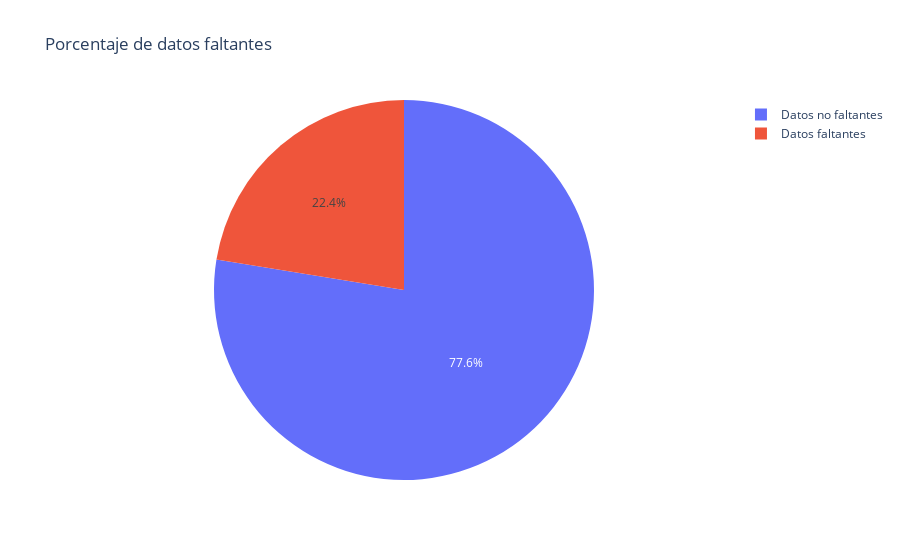

Notebook cell for this chart:
### Code cell
total_faltantes = len(data) - len(data.dropna())
print("Total de datos faltantes:", total_faltantes)
porcentaje_faltantes = total_faltantes/len(data)*100
print("Porcentaje de datos faltantes:", porcentaje_faltantes, "%")

x = [porcentaje_faltantes, 100-porcentaje_faltantes]
fig = px.pie(values=x, names=["Datos faltantes", "Datos no faltantes"], title="Porcentaje de datos faltantes")
fig.show()

### Figure 1 — Plotly figure (JSON) as saved in the notebook; plotly's stock layout.template omitted (floating-point values rounded to 4 significant figures)
{"data": [{"domain": {"x": [0, 1], "y": [0, 1]}, "hovertemplate": "label=%{label}<br>value=%{value}<extra></extra>", "labels": ["Datos faltantes", "Datos no faltantes"], "legendgroup": "", "name": "", "showlegend": true, "type": "pie", "values": [22.44, 77.56]}], "layout": {"legend": {"tracegroupgap": 0}, "title": {"text": "Porcentaje de datos faltantes"}}}
